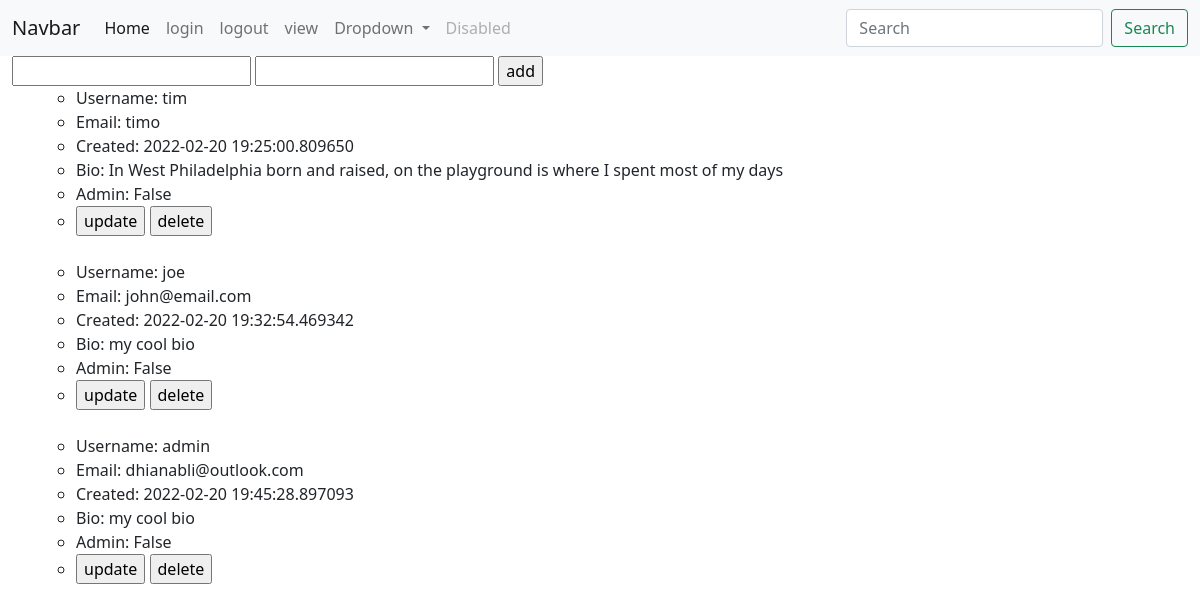
Before: / with the older database file.
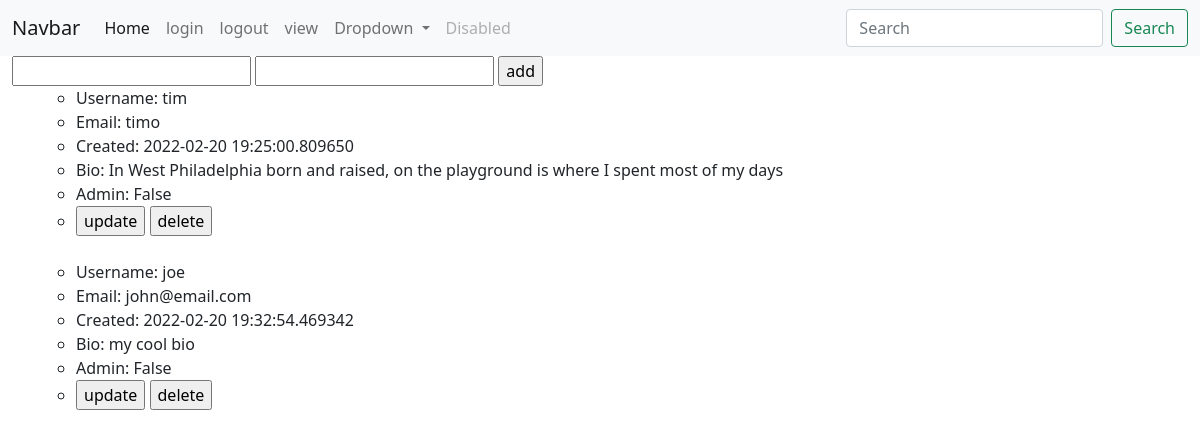
After: the same page with the newer database file.
### core/models.py (models this page shows, shortened)
class User(db.Model):
    __tablename__ = 'users'
    id = db.Column(db.Integer, primary_key=True)
    username = db.Column(db.String(64), index=False, unique=True, nullable=False)
    email = db.Column(db.String(80), index=True, unique=True, nullable=False)
    created = db.Column(db.DateTime, index=False, unique=False, nullable=False)
    bio = db.Column(db.Text, index=False, unique=False, nullable=True)
    admin = db.Column(db.Boolean, index=False, unique=False, nullable=False)

### core/routes.py (the view, shortened to what this page needs)
@app.route("/", methods=["GET", "POST"])
def user_records():
    return render_template("users.html", users=User.query.all(), title="Show Users")

### core/templates/users.html (shortened to what this page needs)
{% extends "base.html" %}
{% block content %}
<form action="#" method="POST">
  <input name="user" type="text">
  <input name="email" type="email">
  <input value="add" type="submit" name="add_button"/>
<br>
  <ol>
  {% for user in users %}
      <ul id="user.username">
          <li>Username: {{ user.username }}</li>
          <li>Email: {{ user.email }}</li>
          <li>Created: {{ user.created }}</li>
          <li>Bio: {{ user.bio }}</li>
          <li>Admin: {{ user.admin }}</li>
          <li>
            <input name="update" value="update" type="submit" name="update_button"/>
            <input name="delete" value="delete" type="button"/>
          </li>
      </ul>
    <br>
  {% endfor %}
  </ol>
</form>
{% endblock %}

### core/templates/base.html (shortened to what this page needs)
<!doctype html>
<html lang="en">
  <head>
    <link href="https://cdn.jsdelivr.net/npm/bootstrap@5.1.3/dist/css/bootstrap.min.css" rel="stylesheet">
  </head>
  <body>
    <nav class="navbar navbar-expand-lg navbar-light bg-light">
      <div class="container-fluid">
        <a class="navbar-brand" href="#">Navbar</a>
        <div class="collapse navbar-collapse" id="navbarSupportedContent">
          <ul class="navbar-nav me-auto mb-2 mb-lg-0">
            <li class="nav-item">
              <a class="nav-link active" aria-current="page" href="#">Home</a>
            </li>
            <li class="nav-item">
              <a class="nav-link" href="/login">login</a>
            </li>
            <li class="nav-item">
              <a class="nav-link" href="/logout">logout</a>
            </li>
            <li class="nav-item">
              <a class="nav-link" href="/view">view</a>
            </li>
            <li class="nav-item dropdown">
              <a class="nav-link dropdown-toggle" href="#" id="navbarDropdown" role="button" data-bs-toggle="dropdown" aria-expanded="false">
                Dropdown
              </a>
            </li>
            <li class="nav-item">
              <a class="nav-link disabled">Disabled</a>
            </li>
          </ul>
          <form class="d-flex">
            <input class="form-control me-2" type="search" placeholder="Search" aria-label="Search">
            <button class="btn btn-outline-success" type="submit">Search</button>
          </form>
        </div>
      </div>
    </nav>
    <div class="container-fluid">
      {% block content %}
      {% endblock %}
    </div>
  </body>
</html>

Changed rows visible on the page:
removed User: username "admin", email "dhianabli@outlook.com", created "2022-02-20 19:45:28.897093", bio "my cool bio", admin "False"
